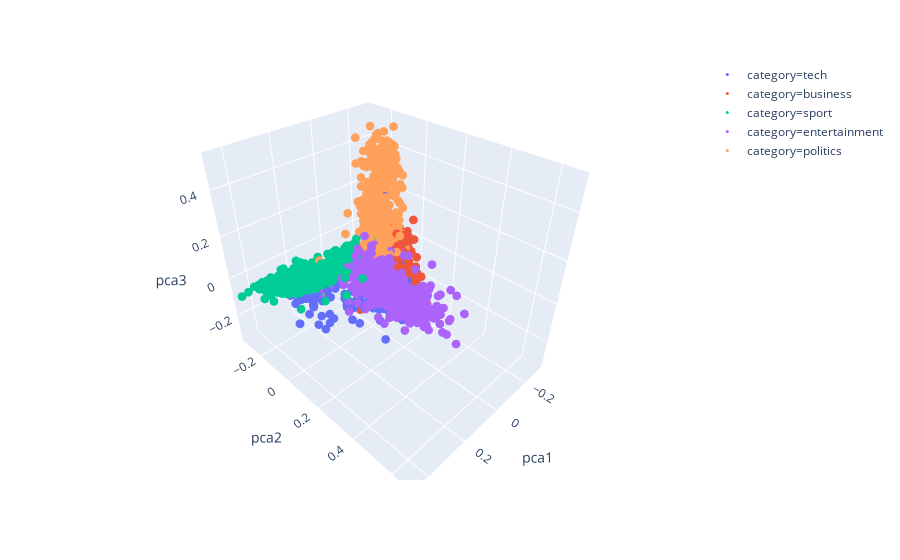

Notebook cell for this chart:
### Code cell
fig = px.scatter_3d(df, x='pca1', y='pca2', z='pca3', color='category')
fig.update_traces(marker=dict(size=3))
fig.show()

### Figure 1 — Plotly figure (JSON) as saved in the notebook; plotly's stock layout.template omitted (floating-point values rounded to 4 significant figures; data arrays with more than 128 entries replaced by an {"elided": "..."} marker saying what was removed)
{"data": [{"hoverlabel": {"namelength": 0}, "hovertemplate": "category=tech<br>pca1=%{x}<br>pca2=%{y}<br>pca3=%{z}", "legendgroup": "category=tech", "marker": {"color": "#636efa", "size": 3, "symbol": "circle"}, "mode": "markers", "name": "category=tech", "scene": "scene", "showlegend": true, "type": "scatter3d", "x": {"elided": "401 float values"}, "y": {"elided": "401 float values"}, "z": {"elided": "401 float values"}}, {"hoverlabel": {"namelength": 0}, "hovertemplate": "category=business<br>pca1=%{x}<br>pca2=%{y}<br>pca3=%{z}", "legendgroup": "category=business", "marker": {"color": "#EF553B", "size": 3, "symbol": "circle"}, "mode": "markers", "name": "category=business", "scene": "scene", "showlegend": true, "type": "scatter3d", "x": {"elided": "510 float values"}, "y": {"elided": "510 float values"}, "z": {"elided": "510 float values"}}, {"hoverlabel": {"namelength": 0}, "hovertemplate": "category=sport<br>pca1=%{x}<br>pca2=%{y}<br>pca3=%{z}", "legendgroup": "category=sport", "marker": {"color": "#00cc96", "size": 3, "symbol": "circle"}, "mode": "markers", "name": "category=sport", "scene": "scene", "showlegend": true, "type": "scatter3d", "x": {"elided": "511 float values"}, "y": {"elided": "511 float values"}, "z": {"elided": "511 float values"}}, {"hoverlabel": {"namelength": 0}, "hovertemplate": "category=entertainment<br>pca1=%{x}<br>pca2=%{y}<br>pca3=%{z}", "legendgroup": "category=entertainment", "marker": {"color": "#ab63fa", "size": 3, "symbol": "circle"}, "mode": "markers", "name": "category=entertainment", "scene": "scene", "showlegend": true, "type": "scatter3d", "x": {"elided": "386 float values"}, "y": {"elided": "386 float values"}, "z": {"elided": "386 float values"}}, {"hoverlabel": {"namelength": 0}, "hovertemplate": "category=politics<br>pca1=%{x}<br>pca2=%{y}<br>pca3=%{z}", "legendgroup": "category=politics", "marker": {"color": "#FFA15A", "size": 3, "symbol": "circle"}, "mode": "markers", "name": "category=politics", "scene": "scene", "showlegend": true, "type": "scatter3d", "x": {"elided": "417 float values"}, "y": {"elided": "417 float values"}, "z": {"elided": "417 float values"}}], "layout": {"legend": {"tracegroupgap": 0}, "margin": {"t": 60}, "scene": {"domain": {"x": [0, 1], "y": [0, 1]}, "xaxis": {"title": {"text": "pca1"}}, "yaxis": {"title": {"text": "pca2"}}, "zaxis": {"title": {"text": "pca3"}}}}}
